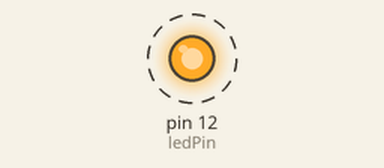
Bench run of a sketch on a simulated Arduino Uno, built with avr-gcc and run on an emulated ATmega328P. Shown: output pins drawn as LEDs (lit = HIGH). Dashed ring = blinking.

Above: at 0.2 s.
Timing chart, 0 to 3.0 s (numbered marks = the images above):
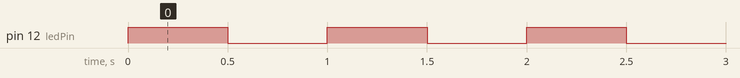

The sketch:

prjct1_Blink.ino
```cpp
int ledPin = 12;   //i`m using digital pin 13


void setup() {
  pinMode(ledPin, OUTPUT); //set pin 13 to output
}

void loop() {

  digitalWrite(ledPin, HIGH); // turn on led
  delay(500); //pause for half a second
  digitalWrite(ledPin, LOW); //turn off led
  delay(500); //pause for half a second
}
```

Measured:
- by itself, pin 12 (ledPin): alternates HIGH for 0.50 s and LOW for 0.50 s
